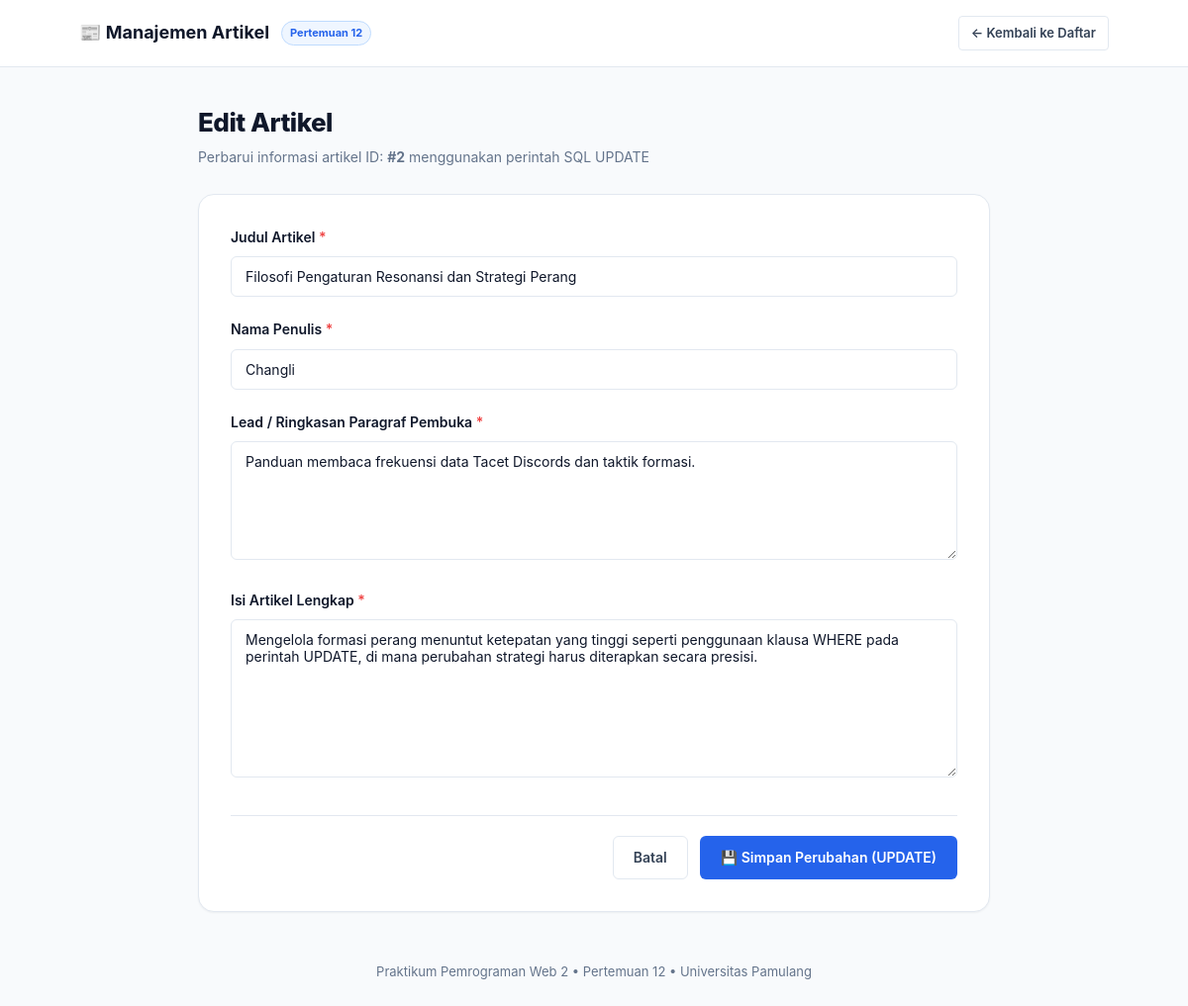
Screenshot of /artikel/edit.php?id=2 with the database file from the repository.
### tables this page shows
CREATE TABLE `artikel` (
  `articleID` int(11) NOT NULL AUTO_INCREMENT,
  `judul` varchar(255) NOT NULL,
  `penulis` varchar(100) NOT NULL,
  `lead` text NOT NULL,
  `isi` longtext NOT NULL,
  `waktu` datetime DEFAULT CURRENT_TIMESTAMP,
  PRIMARY KEY (`articleID`)
);

### artikel/edit.php (the view, shortened to what this page needs)
<?php
$id = isset($_GET['id']) ? (int)$_GET['id'] : 0;
$query_ambil = mysql_query("SELECT * FROM artikel WHERE articleID = $id");
$artikel = mysql_fetch_assoc($query_ambil);
?>
<!DOCTYPE html>
<html lang="id">
<head>
    <link rel="stylesheet" href="style.css">
</head>
<body>
    <nav class="navbar">
        <div class="nav-container">
            <a href="index.php" class="nav-brand">
                <span>📰 Manajemen Artikel</span>
                <span class="nav-brand-badge">Pertemuan 12</span>
            </a>
            <div class="nav-links">
                <a href="index.php" class="btn btn-secondary btn-sm">&larr; Kembali ke Daftar</a>
            </div>
        </div>
    </nav>
    <div class="container">
        <div class="page-header" style="max-width: 800px; margin: 0 auto 25px auto;">
            <div class="page-title">
                <h1>Edit Artikel</h1>
                <p>Perbarui informasi artikel ID: <strong>#<?= $id ?></strong> menggunakan perintah SQL <code>UPDATE</code></p>
            </div>
        </div>
        <div class="form-card">
            <form action="edit.php?id=<?= $id ?>" method="POST">
                <div class="form-group">
                    <label class="form-label" for="judul">Judul Artikel <span class="req">*</span></label>
                    <input type="text" id="judul" name="judul" class="form-control" required value="<?= htmlspecialchars($_POST['judul'] ?? $artikel['judul']) ?>">
                </div>
                <div class="form-group">
                    <label class="form-label" for="penulis">Nama Penulis <span class="req">*</span></label>
                    <input type="text" id="penulis" name="penulis" class="form-control" required value="<?= htmlspecialchars($_POST['penulis'] ?? $artikel['penulis']) ?>">
                </div>
                <div class="form-group">
                    <label class="form-label" for="lead">Lead / Ringkasan Paragraf Pembuka <span class="req">*</span></label>
                    <textarea id="lead" name="lead" class="form-control" rows="3" required><?= htmlspecialchars($_POST['lead'] ?? $artikel['lead']) ?></textarea>
                </div>
                <div class="form-group">
                    <label class="form-label" for="isi">Isi Artikel Lengkap <span class="req">*</span></label>
                    <textarea id="isi" name="isi" class="form-control" rows="8" required><?= htmlspecialchars($_POST['isi'] ?? $artikel['isi']) ?></textarea>
                </div>
                <div class="form-actions">
                    <a href="index.php" class="btn btn-secondary">Batal</a>
                    <button type="submit" class="btn btn-primary">💾 Simpan Perubahan (UPDATE)</button>
                </div>
            </form>
        </div>
        <div class="footer-info">
            <p>Praktikum Pemrograman Web 2 &bull; Pertemuan 12 &bull; Universitas Pamulang</p>
        </div>
    </div>
</body>
</html>

### artikel/style.css (style rules this page uses)
:root { --primary: #2563eb; --primary-hover: #1d4ed8; --primary-light: #eff6ff; --primary-border: #bfdbfe; --success: #10b981; --success-light: #ecfdf5; --success-border: #a7f3d0; --danger: #ef4444; --danger-hover: #dc2626; --danger-light: #fef2f2; --danger-border: #fecaca; --warning: #f59e0b; --warning-light: #fffbeb; --bg-page: #f8fafc; --surface: #ffffff; --border: #e2e8f0; --border-focus: #3b82f6; --text-title: #0f172a; --text-body: #334155; --text-muted: #64748b; --text-light: #94a3b8; --radius-sm: 6px; --radius-md: 10px; --radius-lg: 16px; --shadow-sm: 0 1px 2px 0 rgba(0, 0, 0, 0.05); --shadow-md: 0 4px 6px -1px rgba(0, 0, 0, 0.1), 0 2px 4px -1px rgba(0, 0, 0, 0.06); --shadow-lg: 0 10px 15px -3px rgba(0, 0, 0, 0.1), 0 4px 6px -2px rgba(0, 0, 0, 0.05); }
* { margin: 0; padding: 0; box-sizing: border-box; font-family: 'Inter', -apple-system, BlinkMacSystemFont, 'Segoe UI', Roboto, Oxygen, Ubuntu, Cantarell, sans-serif; }
body { background-color: var(--bg-page); color: var(--text-body); line-height: 1.6; min-height: 100vh; padding-bottom: 60px; }
.container { max-width: 1080px; margin: 0 auto; padding: 0 20px; }
.navbar { background: var(--surface); border-bottom: 1px solid var(--border); padding: 16px 0; margin-bottom: 35px; position: sticky; top: 0; z-index: 100; backdrop-filter: blur(8px); background-color: rgba(255, 255, 255, 0.95); }
.nav-container { display: flex; justify-content: space-between; align-items: center; max-width: 1080px; margin: 0 auto; padding: 0 20px; }
.nav-brand { display: flex; align-items: center; gap: 12px; text-decoration: none; color: var(--text-title); font-weight: 700; font-size: 18px; }
.nav-brand-badge { background: var(--primary-light); color: var(--primary); font-size: 11px; font-weight: 700; padding: 3px 8px; border-radius: 999px; border: 1px solid var(--primary-border); }
.nav-links { display: flex; gap: 15px; align-items: center; }
.page-header { display: flex; justify-content: space-between; align-items: center; margin-bottom: 30px; flex-wrap: wrap; gap: 15px; }
.page-title h1 { font-size: 26px; font-weight: 800; color: var(--text-title); letter-spacing: -0.5px; }
.page-title p { color: var(--text-muted); font-size: 14px; margin-top: 4px; }
.btn { display: inline-flex; align-items: center; justify-content: center; gap: 8px; padding: 10px 20px; border-radius: var(--radius-sm); font-size: 14px; font-weight: 600; text-decoration: none; cursor: pointer; border: 1px solid transparent; transition: all 0.2s ease; }
.btn-primary { background-color: var(--primary); color: #ffffff; }
.btn-secondary { background-color: var(--surface); color: var(--text-body); border-color: var(--border); }
.btn-sm { padding: 6px 12px; font-size: 13px; border-radius: 4px; }
.form-card { background: var(--surface); border: 1px solid var(--border); border-radius: var(--radius-lg); padding: 32px; box-shadow: var(--shadow-sm); max-width: 800px; margin: 0 auto; }
.form-group { margin-bottom: 22px; }
.form-label { display: block; font-size: 14px; font-weight: 600; color: var(--text-title); margin-bottom: 8px; }
.form-label span.req { color: var(--danger); }
.form-control { width: 100%; padding: 11px 14px; border: 1px solid var(--border); border-radius: var(--radius-sm); font-size: 14px; color: var(--text-title); background-color: #ffffff; transition: all 0.2s ease; }
textarea.form-control { resize: vertical; min-height: 120px; }
.form-actions { display: flex; justify-content: flex-end; gap: 12px; margin-top: 30px; padding-top: 20px; border-top: 1px solid var(--border); }
.footer-info { text-align: center; margin-top: 50px; color: var(--text-muted); font-size: 13px; }

### rows the page displays
artikel: judul "Filosofi Pengaturan Resonansi dan Strategi Perang", penulis "Changli", lead "Panduan membaca frekuensi data Tacet Discords dan taktik formasi.", isi "Mengelola formasi perang menuntut ketepatan yang tinggi seperti penggunaan klausa WHERE pada perintah UPDATE, di mana perubahan strategi harus diterapkan secara presisi."

### other values shown
$id "2"
